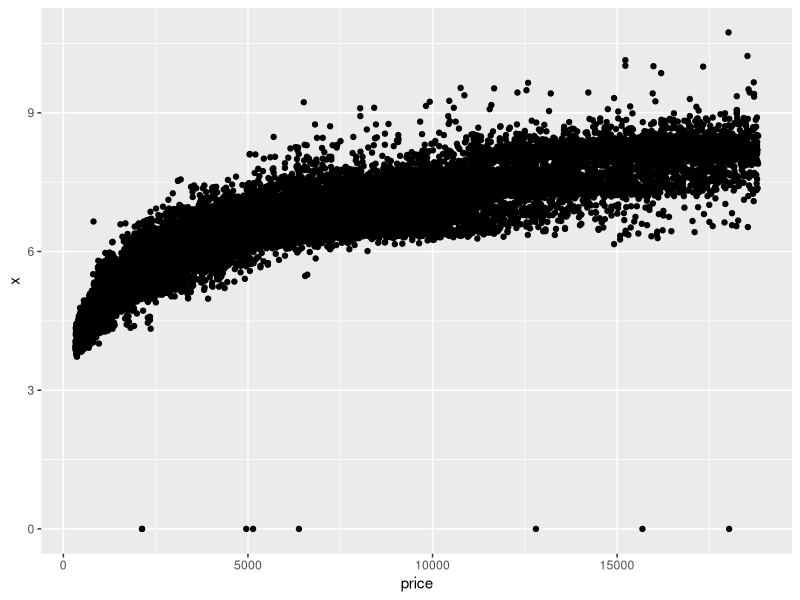
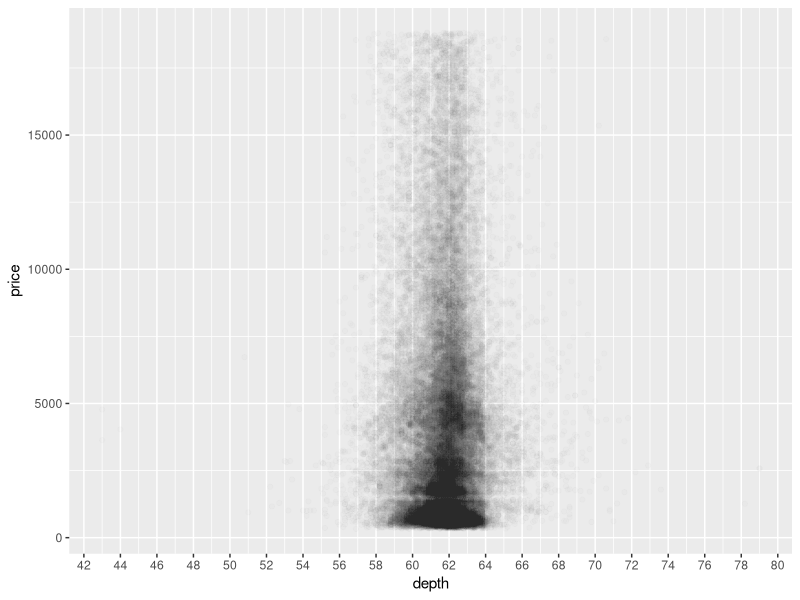
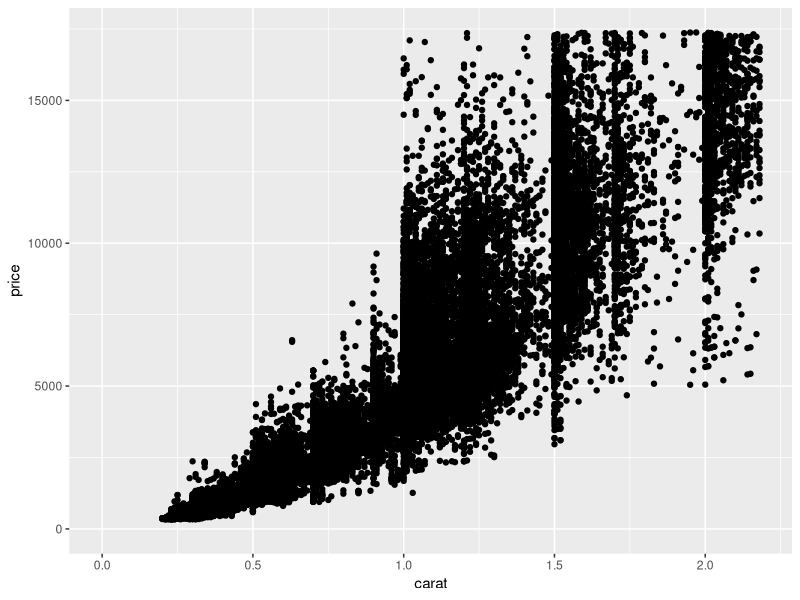
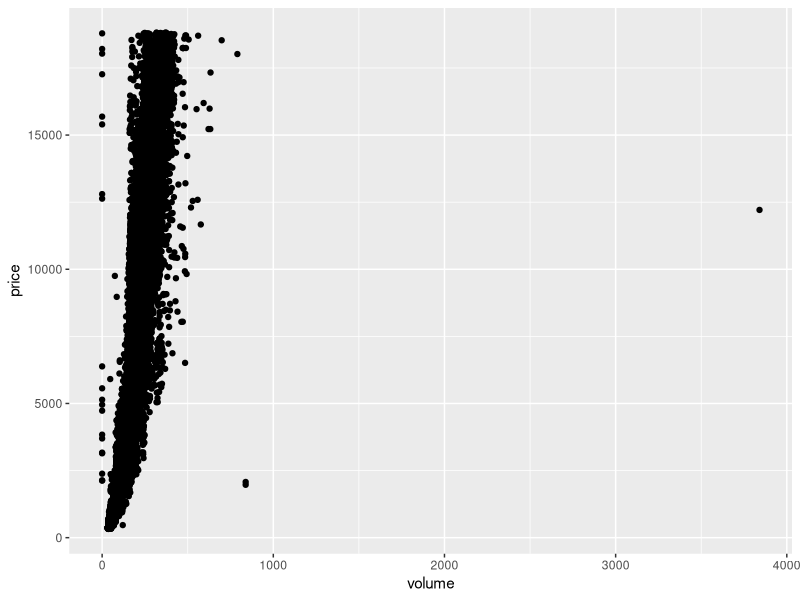
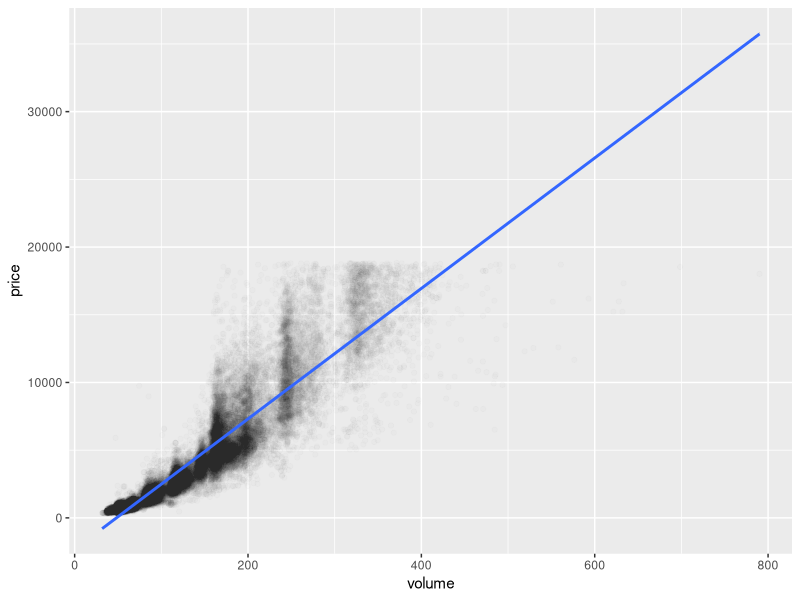
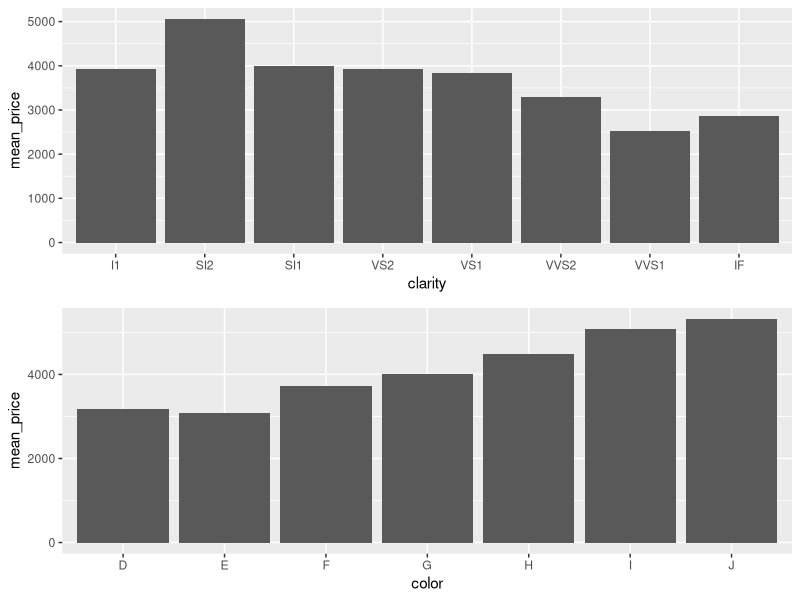
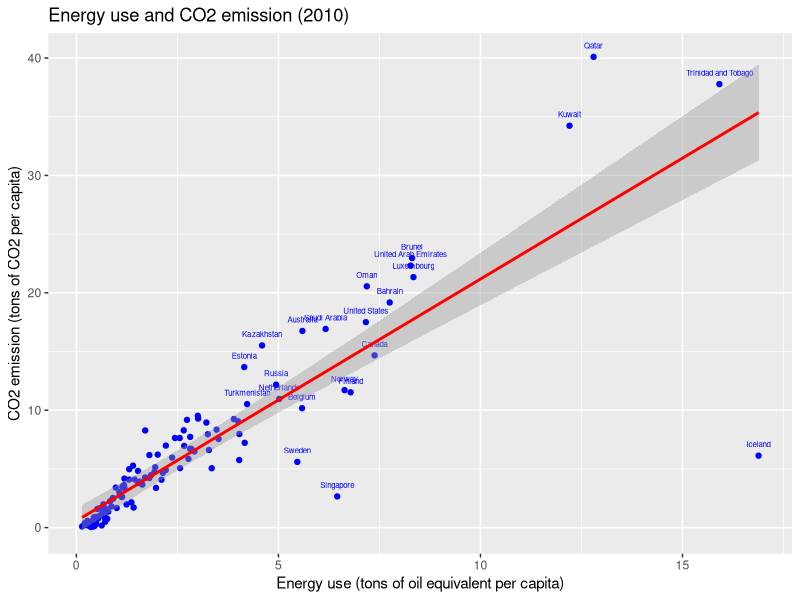
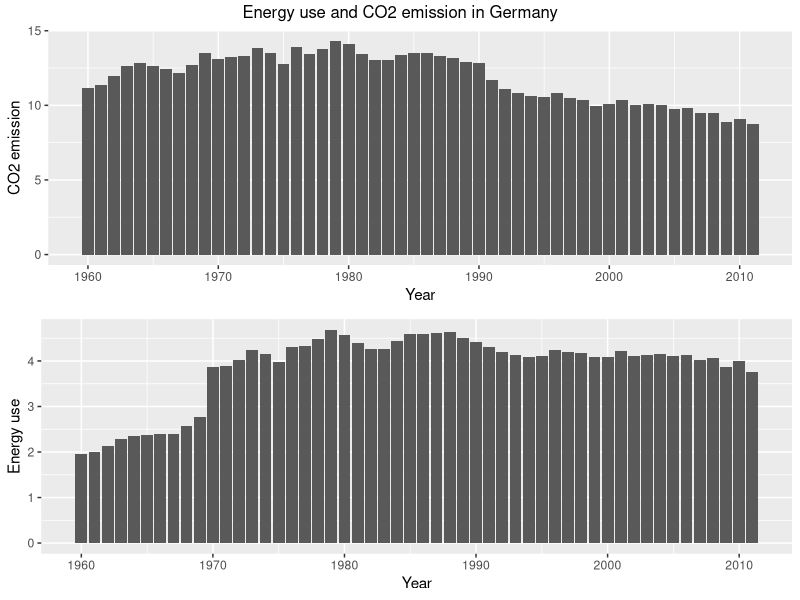

Reproduce these figures in R, in order.
library(ggplot2)
library(dplyr)
setwd("/home/jonas/workspace/udacity/lessons/05 - Exploratory Data Analysis")
getwd()

data(diamonds)  # load data set (comes with ggplot2)

# 1+2) Scatterplot price vs. x
ggplot(data = diamonds, aes(x = price, y = x)) +
  geom_point()

# 3) Correlation of price vs. x, y and z
cor.test(diamonds$price, diamonds$x)
cor.test(diamonds$price, diamonds$y)
cor.test(diamonds$price, diamonds$z)

# 4+5) Scatterplot price vs. depth
ggplot(data = diamonds, aes(y = price, x = depth)) + 
  geom_point(alpha = 1/100) + 
  scale_x_continuous(breaks = seq(40, 80, 2))

# 6) Distribution of "depth"
summary(diamonds$depth)

# 7) Correlation price vs. depth
cor.test(diamonds$depth, diamonds$price)

# 8) Scatterplot of price vs. carat, omit top 1% of x and y
ggplot(data = diamonds, aes(x = carat, y = price)) + 
  xlim(0, quantile(diamonds$carat, 0.99)) +
  ylim(0, quantile(diamonds$price, 0.99)) +
  geom_point()

# 9+10) Create a new variable x*y*z and a scatterplot of price vs. that variable
diamonds$volume = diamonds$x * diamonds$y * diamonds$z
ggplot(data = diamonds, aes(x = volume, y = price)) +
  geom_point()

# 11) Correlation of a subset
with(diamonds, cor.test(volume, price))
with(subset(diamonds, volume > 0 & volume < 800), cor.test(volume, price))

# 12) Plot of the subset, with alpha < 1 and fitted model
?geom_smooth
ggplot(data = subset(diamonds, volume > 0 & volume < 800), aes(x = volume, y = price)) +
  geom_point(alpha=0.01) +
  geom_smooth(method="lm")

# 13) Group by clarity, create group statistics
clarity_groups <- group_by(diamonds, clarity)
diamondsByClarity <- summarize(clarity_groups, 
                               mean_price = mean(price), 
                               median_price = median(price), 
                               min_price = min(price), 
                               max_price = max(price),
                               n = n())

# 14+15) Create bar charts to compare two groupings. geom_bar() vs. geom_col()
library(gridExtra)

diamonds_by_clarity <- group_by(diamonds, clarity)
diamonds_mp_by_clarity <- summarise(diamonds_by_clarity, mean_price = mean(price))
p1 <- ggplot(data = diamonds_mp_by_clarity, aes(x = clarity, y = mean_price)) +
  geom_col()

diamonds_by_color <- group_by(diamonds, color)
diamonds_mp_by_color <- summarise(diamonds_by_color, mean_price = mean(price)) 
p2 <- ggplot(data = diamonds_mp_by_color, aes(x = color, y = mean_price)) +
  geom_col()

grid.arrange(p1, p2, ncol=1)

# According to the instructor slides, mean prices are decreasing for both 
# clarity and color. I can only observe this for  clarity.

# 16) Gapminder data
# Let's investigate the relation between CO2 emissions and energy consumption per person.
library(readxl)
library(tidyr)
library(dplyr)
library(grid)
library(gridExtra)
library(ggplot2)
xl <- read_excel("indicator CDIAC carbon_dioxide_emissions_per_capita.xlsx")
xl2 <- read_excel("energy use per person.xlsx")
# Collapse year columns into one column for a variable "year" using tidyr's gather().
co2_emission <- "CO2 emissions per capita"
xl <- gather(xl, "year", co2_emission, 2:254)
colnames(xl)[1] <- "country"
energy_use <- "energy use per capita"
xl2 <- gather(xl2, "year", energy_use, 2:53)
colnames(xl2)[1] <- "country"

# There is a type mismatch in the colums (as seen in head()) or like this:
sapply(xl, mode)
sapply(xl, class)
sapply(xl2, mode)
sapply(xl2, class)
# We need to fix it to be able to do the join:
# Alternative: Add "convert = TRUE" to gather() above.
xl <- transform(xl, year = as.numeric(year))
xl2 <- transform(xl2, year = as.numeric(year))

joint <- inner_join(xl, xl2)  # default "by" will use all common column names

# Check the relation for 2010 (year with most data) in a scatter plot:
data2010 <- subset(joint, year == 2010 & !is.na(energy_use) & !is.na(co2_emission))
ggplot(data = data2010, 
       aes(x = energy_use, y = co2_emission
#           , label = country
           , label = ifelse(energy_use > quantile(data2010$energy_use, 0.85) | co2_emission > quantile(data2010$co2_emission, 0.85), country, "")
           )) +
  geom_point(color = "blue") + 
  geom_text(size = 2, color = "blue", vjust=-1.4) + 
  #coord_trans(x = "sqrt", y = "sqrt") +
  ggtitle("Energy use and CO2 emission (2010)") +
  xlab("Energy use (tons of oil equivalent per capita)") +
  ylab("CO2 emission (tons of CO2 per capita)") +
  #geom_smooth(color = "red", level = 0.95, span = 10, method = "lm", formula = y ~ splines::bs(x, 3)) 
  geom_smooth(color = "red", level = 0.99, span = 1, n = 10, method = "lm") 
  #geom_smooth(color = "red", level = 0.95, span = 10) 
              
ggsave("energy_consumption_and_CO2_emission_per_capita.png")

# Analysis:
# There is clearly a relation between energy consumption and CO2 emissions among the countries of the world. This is also shown py Pearson's correlation coefficient r:
cor.test(data2010$energy_use, data2010$co2_emission)
# A value of > 0.8 means that the more energy is consumed per person, the larger the CO2 emissions are. Interestingly, there are some outliers. 
# * Iceland: Has a large energy consumption per capita, but a low CO2 emissions. This has two sources: For one, Iceland is quite cold and people need to heat a lot, leading to a high energy consumption. On the other hand, Icelanders use geothermal energy sources to heat up water and generate power, thus not many fossil fuel has to be burned, leading to a relatively small CO2 emission.
# * Sweden: AFAIK the Swedish use nuclear power to generate electricity, thus less fossil burnings.
# * Singapore: As a city state, Singapore probably does not generate its energy by itself but rather imports it from neighboring Malaysia. Thus it has small energy CO2 emissions by itself.
# * Kuwait, Qatar, Trinidad and Tobago: These states have plenty of oil or gas sources, thus energy comes at a low price and is used a lot, leading to high consumption at high emissions.


# Another plot: Development in Germany over time.
dataGermany <- subset(joint, country == "Germany")
plot1 <- ggplot(data = dataGermany, aes(y = co2_emission, x = year)) + 
  geom_col() +
  xlab("Year") +
  ylab("CO2 emission")
plot2 <- ggplot(data = dataGermany, aes(y = energy_use, x = year)) +
  geom_col() +
  ylab("Energy use") +
  xlab("Year") 
grid.arrange(plot1, plot2, ncol=1, top=textGrob("Energy use and CO2 emission in Germany"))
g <- arrangeGrob(plot1, plot2, ncol=1, top=textGrob("Energy use and CO2 emission in Germany"))
ggsave("energy_consumption_and_CO2_emission_in_Germany.png", g)

# Analysis:
# The energy use in Germany has been increasing steadily until the mid 80's, with a large increase in 1969. This might be due to a changed way to measure the energy use. Since the mid 80's, the energy use is slowly decreasing, maybe due to improved awareness for environmental consequences of high emissions and climate change.
# The CO2 emissions are decreasing since the same time, with a sudden drop in 1990. This drop is probably because of the union with former GDR, which changed the both the population size and total CO2 emissions. The general decrease can be explained with more efficient power stations and increasing share of renewable energy and nonfossil burnings.
